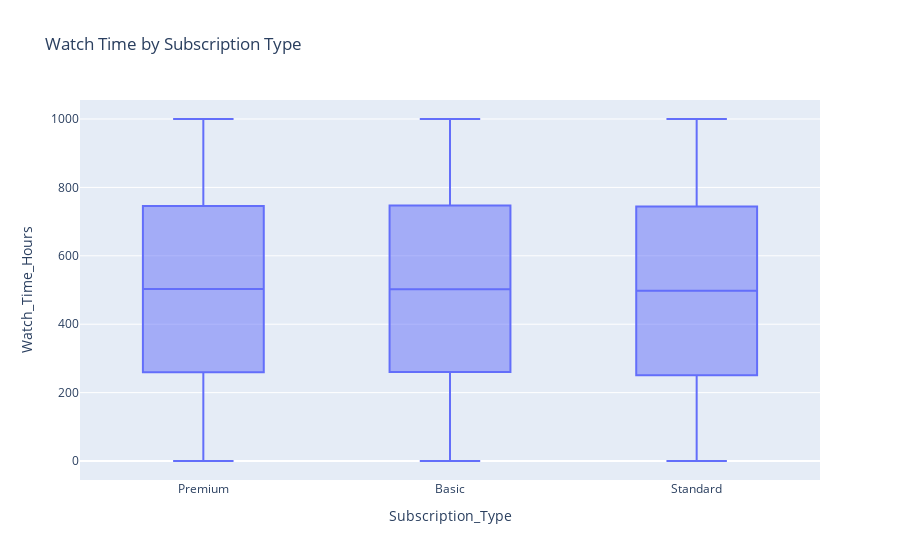

Source (notebook cell):
### Code cell
import plotly.express as px

fig = px.box(data, x="Subscription_Type", y="Watch_Time_Hours", title="Watch Time by Subscription Type")
fig.show()

### Figure 1 — Plotly figure (JSON) as saved in the notebook; plotly's stock layout.template omitted (floating-point values rounded to 4 significant figures; data arrays with more than 128 entries replaced by an {"elided": "..."} marker saying what was removed)
{"data": [{"alignmentgroup": "True", "hovertemplate": "Subscription_Type=%{x}<br>Watch_Time_Hours=%{y}<extra></extra>", "legendgroup": "", "marker": {"color": "#636efa"}, "name": "", "notched": false, "offsetgroup": "", "orientation": "v", "showlegend": false, "type": "box", "x": {"elided": "25000 str values"}, "x0": " ", "xaxis": "x", "y": {"elided": "25000 float values"}, "y0": " ", "yaxis": "y"}], "layout": {"boxmode": "group", "legend": {"tracegroupgap": 0}, "title": {"text": "Watch Time by Subscription Type"}, "xaxis": {"anchor": "y", "domain": [0, 1], "title": {"text": "Subscription_Type"}}, "yaxis": {"anchor": "x", "domain": [0, 1], "title": {"text": "Watch_Time_Hours"}}}}
